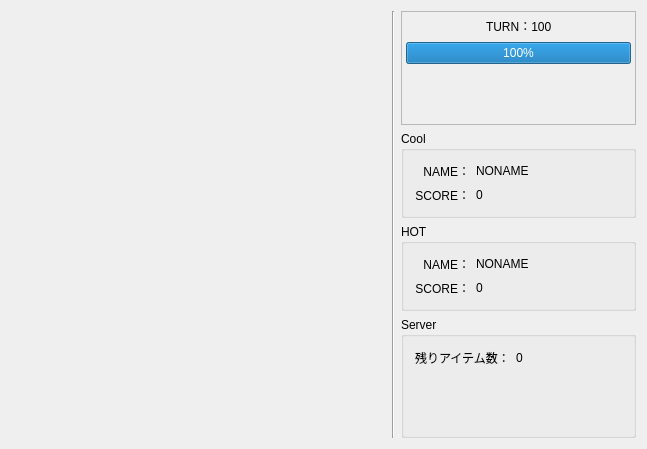
<?xml version="1.0" encoding="UTF-8"?>
<ui version="4.0">
 <class>MainWindow</class>
 <widget class="QMainWindow" name="MainWindow">
  <property name="geometry">
   <rect>
    <x>0</x>
    <y>0</y>
    <width>647</width>
    <height>449</height>
   </rect>
  </property>
  <property name="windowTitle">
   <string>MainWindow</string>
  </property>
  <widget class="QWidget" name="centralWidget">
   <layout class="QHBoxLayout" name="horizontalLayout_3">
    <item>
     <widget class="GameBoard" name="Field" native="true">
      <property name="sizePolicy">
       <sizepolicy hsizetype="Preferred" vsizetype="Preferred">
        <horstretch>0</horstretch>
        <verstretch>0</verstretch>
       </sizepolicy>
      </property>
      <property name="minimumSize">
       <size>
        <width>375</width>
        <height>425</height>
       </size>
      </property>
     </widget>
    </item>
    <item>
     <widget class="Line" name="line">
      <property name="orientation">
       <enum>Qt::Vertical</enum>
      </property>
     </widget>
    </item>
    <item>
     <layout class="QVBoxLayout" name="verticalLayout_2">
      <item>
       <widget class="QFrame" name="frame">
        <property name="sizePolicy">
         <sizepolicy hsizetype="Preferred" vsizetype="Fixed">
          <horstretch>0</horstretch>
          <verstretch>0</verstretch>
         </sizepolicy>
        </property>
        <property name="maximumSize">
         <size>
          <width>400</width>
          <height>16777215</height>
         </size>
        </property>
        <property name="frameShape">
         <enum>QFrame::StyledPanel</enum>
        </property>
        <property name="frameShadow">
         <enum>QFrame::Raised</enum>
        </property>
        <layout class="QVBoxLayout" name="verticalLayout">
         <property name="leftMargin">
          <number>4</number>
         </property>
         <property name="topMargin">
          <number>4</number>
         </property>
         <property name="rightMargin">
          <number>4</number>
         </property>
         <property name="bottomMargin">
          <number>4</number>
         </property>
         <item>
          <layout class="QHBoxLayout" name="horizontalLayout">
           <property name="spacing">
            <number>0</number>
           </property>
           <property name="leftMargin">
            <number>0</number>
           </property>
           <item>
            <spacer name="horizontalSpacer">
             <property name="sizePolicy">
              <sizepolicy hsizetype="Minimum" vsizetype="Minimum">
               <horstretch>0</horstretch>
               <verstretch>0</verstretch>
              </sizepolicy>
             </property>
             <property name="orientation">
              <enum>Qt::Horizontal</enum>
             </property>
             <property name="sizeHint" stdset="0">
              <size>
               <width>40</width>
               <height>20</height>
              </size>
             </property>
            </spacer>
           </item>
           <item>
            <widget class="QLabel" name="TurnLabel">
             <property name="sizePolicy">
              <sizepolicy hsizetype="Preferred" vsizetype="Fixed">
               <horstretch>0</horstretch>
               <verstretch>0</verstretch>
              </sizepolicy>
             </property>
             <property name="styleSheet">
              <string notr="true">font: 20pt &quot;.SF NS Text&quot;;</string>
             </property>
             <property name="text">
              <string>TURN：100</string>
             </property>
            </widget>
           </item>
           <item>
            <spacer name="horizontalSpacer_2">
             <property name="sizePolicy">
              <sizepolicy hsizetype="Minimum" vsizetype="Minimum">
               <horstretch>0</horstretch>
               <verstretch>0</verstretch>
              </sizepolicy>
             </property>
             <property name="orientation">
              <enum>Qt::Horizontal</enum>
             </property>
             <property name="sizeHint" stdset="0">
              <size>
               <width>40</width>
               <height>20</height>
              </size>
             </property>
            </spacer>
           </item>
          </layout>
         </item>
         <item>
          <widget class="QProgressBar" name="TimeBar">
           <property name="sizePolicy">
            <sizepolicy hsizetype="Preferred" vsizetype="Fixed">
             <horstretch>0</horstretch>
             <verstretch>0</verstretch>
            </sizepolicy>
           </property>
           <property name="value">
            <number>100</number>
           </property>
          </widget>
         </item>
         <item>
          <layout class="QHBoxLayout" name="horizontalLayout_2">
           <item>
            <spacer name="horizontalSpacer_3">
             <property name="orientation">
              <enum>Qt::Horizontal</enum>
             </property>
             <property name="sizeHint" stdset="0">
              <size>
               <width>40</width>
               <height>20</height>
              </size>
             </property>
            </spacer>
           </item>
           <item>
            <widget class="QLabel" name="WinnerLabel">
             <property name="font">
              <font>
               <family>.SF NS Text</family>
               <pointsize>28</pointsize>
               <weight>50</weight>
               <italic>false</italic>
               <bold>false</bold>
              </font>
             </property>
             <property name="styleSheet">
              <string notr="true">font: 28pt &quot;.SF NS Text&quot;;</string>
             </property>
             <property name="text">
              <string/>
             </property>
            </widget>
           </item>
           <item>
            <spacer name="horizontalSpacer_4">
             <property name="orientation">
              <enum>Qt::Horizontal</enum>
             </property>
             <property name="sizeHint" stdset="0">
              <size>
               <width>40</width>
               <height>20</height>
              </size>
             </property>
            </spacer>
           </item>
          </layout>
         </item>
        </layout>
       </widget>
      </item>
      <item>
       <widget class="QGroupBox" name="CoolGroup">
        <property name="maximumSize">
         <size>
          <width>400</width>
          <height>16777215</height>
         </size>
        </property>
        <property name="styleSheet">
         <string notr="true"/>
        </property>
        <property name="title">
         <string>Cool</string>
        </property>
        <layout class="QGridLayout" name="gridLayout_2">
         <item row="0" column="1">
          <widget class="QLabel" name="CoolNameLabel">
           <property name="styleSheet">
            <string notr="true">font: 20pt &quot;.SF NS Text&quot;;</string>
           </property>
           <property name="text">
            <string>NONAME</string>
           </property>
           <property name="scaledContents">
            <bool>false</bool>
           </property>
          </widget>
         </item>
         <item row="1" column="1">
          <widget class="QLabel" name="CoolScoreLabel">
           <property name="styleSheet">
            <string notr="true">font: 20pt &quot;.SF NS Text&quot;;</string>
           </property>
           <property name="text">
            <string>0</string>
           </property>
          </widget>
         </item>
         <item row="1" column="0">
          <widget class="QLabel" name="label_3">
           <property name="styleSheet">
            <string notr="true">font: 20pt &quot;.SF NS Text&quot;;</string>
           </property>
           <property name="text">
            <string>SCORE：</string>
           </property>
           <property name="alignment">
            <set>Qt::AlignRight|Qt::AlignTrailing|Qt::AlignVCenter</set>
           </property>
          </widget>
         </item>
         <item row="0" column="0">
          <widget class="QLabel" name="label_2">
           <property name="styleSheet">
            <string notr="true">font: 20pt &quot;.SF NS Text&quot;;</string>
           </property>
           <property name="text">
            <string>NAME：</string>
           </property>
           <property name="alignment">
            <set>Qt::AlignRight|Qt::AlignTrailing|Qt::AlignVCenter</set>
           </property>
          </widget>
         </item>
         <item row="0" column="2" rowspan="2">
          <spacer name="horizontalSpacer_6">
           <property name="orientation">
            <enum>Qt::Horizontal</enum>
           </property>
           <property name="sizeHint" stdset="0">
            <size>
             <width>40</width>
             <height>20</height>
            </size>
           </property>
          </spacer>
         </item>
        </layout>
       </widget>
      </item>
      <item>
       <widget class="QGroupBox" name="HotGroup">
        <property name="maximumSize">
         <size>
          <width>400</width>
          <height>16777215</height>
         </size>
        </property>
        <property name="styleSheet">
         <string notr="true"/>
        </property>
        <property name="title">
         <string>HOT</string>
        </property>
        <layout class="QGridLayout" name="gridLayout_3">
         <item row="1" column="0">
          <widget class="QLabel" name="label_8">
           <property name="styleSheet">
            <string notr="true">font: 20pt &quot;.SF NS Text&quot;;</string>
           </property>
           <property name="text">
            <string>SCORE：</string>
           </property>
           <property name="alignment">
            <set>Qt::AlignRight|Qt::AlignTrailing|Qt::AlignVCenter</set>
           </property>
          </widget>
         </item>
         <item row="0" column="0">
          <widget class="QLabel" name="label_6">
           <property name="styleSheet">
            <string notr="true">font: 20pt &quot;.SF NS Text&quot;;</string>
           </property>
           <property name="text">
            <string>NAME：</string>
           </property>
           <property name="alignment">
            <set>Qt::AlignRight|Qt::AlignTrailing|Qt::AlignVCenter</set>
           </property>
          </widget>
         </item>
         <item row="1" column="1">
          <widget class="QLabel" name="HotScoreLabel">
           <property name="styleSheet">
            <string notr="true">font: 20pt &quot;.SF NS Text&quot;;</string>
           </property>
           <property name="text">
            <string>0</string>
           </property>
          </widget>
         </item>
         <item row="0" column="1">
          <widget class="QLabel" name="HotNameLabel">
           <property name="styleSheet">
            <string notr="true">font: 20pt &quot;.SF NS Text&quot;;</string>
           </property>
           <property name="text">
            <string>NONAME</string>
           </property>
          </widget>
         </item>
         <item row="0" column="2" rowspan="2">
          <spacer name="horizontalSpacer_7">
           <property name="orientation">
            <enum>Qt::Horizontal</enum>
           </property>
           <property name="sizeHint" stdset="0">
            <size>
             <width>40</width>
             <height>20</height>
            </size>
           </property>
          </spacer>
         </item>
        </layout>
       </widget>
      </item>
      <item>
       <widget class="QGroupBox" name="ServerGroup">
        <property name="maximumSize">
         <size>
          <width>400</width>
          <height>16777215</height>
         </size>
        </property>
        <property name="title">
         <string>Server</string>
        </property>
        <layout class="QGridLayout" name="gridLayout">
         <item row="1" column="1">
          <spacer name="verticalSpacer">
           <property name="orientation">
            <enum>Qt::Vertical</enum>
           </property>
           <property name="sizeHint" stdset="0">
            <size>
             <width>20</width>
             <height>40</height>
            </size>
           </property>
          </spacer>
         </item>
         <item row="0" column="1">
          <widget class="QLabel" name="label">
           <property name="styleSheet">
            <string notr="true">font: 20pt &quot;.SF NS Text&quot;;</string>
           </property>
           <property name="text">
            <string>残りアイテム数：</string>
           </property>
          </widget>
         </item>
         <item row="0" column="2">
          <widget class="QLabel" name="ItemLeaveLabel">
           <property name="styleSheet">
            <string notr="true">font: 20pt &quot;.SF NS Text&quot;;</string>
           </property>
           <property name="text">
            <string>0</string>
           </property>
          </widget>
         </item>
         <item row="0" column="3">
          <spacer name="horizontalSpacer_5">
           <property name="orientation">
            <enum>Qt::Horizontal</enum>
           </property>
           <property name="sizeHint" stdset="0">
            <size>
             <width>40</width>
             <height>20</height>
            </size>
           </property>
          </spacer>
         </item>
        </layout>
       </widget>
      </item>
     </layout>
    </item>
   </layout>
  </widget>
 </widget>
 <layoutdefault spacing="6" margin="11"/>
 <customwidgets>
  <customwidget>
   <class>GameBoard</class>
   <extends>QWidget</extends>
   <header>GameBoard.h</header>
   <container>1</container>
  </customwidget>
 </customwidgets>
 <resources/>
 <connections/>
</ui>
